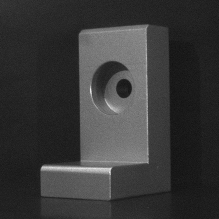
#> input picture src/figs/L.png, 219 x 219 px, found by its file name
$ jupyter execute correc6.ipynb
#> lines starting #> are read from the running program, lines starting #| are printed output that depends on the picture; after the words box and inside, x2 and y2 are one past the last pixel; in counts of white or black regions, pixels touching at a corner belong together
(correc6)=
# Correction of lab 6

## Sobel and Canny detectors

The objectives of this exercise are to:
* detect edges using Sobel and Canny detectors
* understand the influence of the parameters of these methods
* compare these methods in terms of computation time

[cell 1]
from skimage.io import imread
from skimage.filters import sobel, sobel_h, sobel_v
from skimage.feature import canny

from matplotlib.pyplot import figure, imshow, title, subplot, plot, show, plot, xlabel, ylabel, axis

import time

[cell 2]
x = imread("L.png")
#> x is the input picture: shape (219, 219); min 17, max 235, mean 56
x = x# / 255
figure
imshow(x, cmap="gray")
title("Original image")
show()

### Sobel detector

The Sobel detector performs a convolution of the image by two filters,
each allowing to obtain the gradient of the image in the two dimensions.
These two gradients can be merged to result in the right image (how are they merged?).

[cell 3]
figure(figsize=(17,10))

subplot(1,3,1)
imshow(sobel_h(x), cmap="gray")
title("Horizontal gradients (sobel_h)")

subplot(1,3,2)
imshow(sobel_v(x), cmap="gray")
title("vertical gradients (sobel_v)")

subplot(1,3,3)
imshow(sobel(x), cmap="gray")
title("Gradients (sobel)")

show()
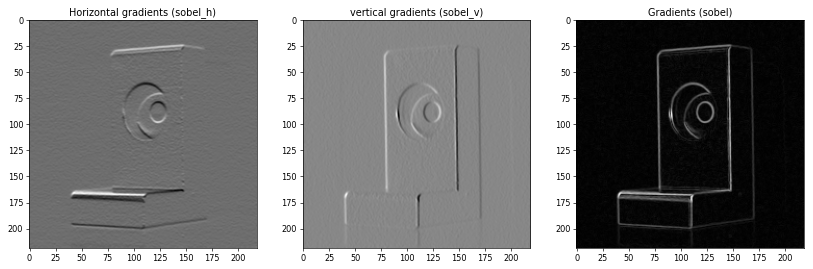
#> figure drawn by matplotlib, 3 panels

The gradient image can be thresholded to identify major contours.
The results for three threshold values are given below.

[cell 4]
y = sobel(x)
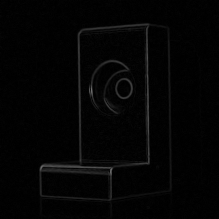
#> y: shape (219, 219) float64; min 0, max 0.432, mean 0.0173
seuils = [.02, .20, .40]

figure(figsize=(17,10))
for i, seuil in enumerate(seuils):
    z = y > seuil*y.max()
    subplot(1,3,i+1)
    imshow(z, cmap="gray")
    title(f"Sobel detector with threshold\nequals to {seuil} × max of the image")
#> this loop made 3 passes
#> pass 1, `z = y > seuil*y.max()`:
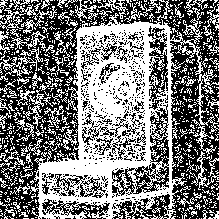
#> z: shape (219, 219) bool; 47.9% white; 727 white regions (650 under 20 px), largest, box (x1, y1, x2, y2) and area: (29, 0, 219, 219) 15630, (0, 47, 43, 81) 349, (16, 89, 44, 137) 324

* We note that the higher the threshold, the fewer contours detected (there are fewer white pixels).
  This is because fewer pixels have a gradient greater than the threshold,
  and therefore will be considered as edges.

* If the threshold is too low, then edges are detected almost everywhere.
  In particular, the background of the image being (slightly) noisy, edges can be detected there.

* On the contrary, if the threshold is too high, then there are a lot of non-detections
  even though there are hardly any false alarms left.

* In addition, even by setting the threshold high enough, some edges are still wide:
  they have a width of several pixels, which implies that the edge, although detected, is not positioned with precision.

### Canny detector

Canny detector is more complex than a simple filtering.
It includes in particular a thresholding by hysteresis, _i.e._ a decision based on two thresholds $T_{low}$ and $T_{high}$:
* the pixels of intensity lower than $T_{low}$ will not be considered as edges,
* pixels with an intensity greater than $T_{high}$ will be considered as edges,
* pixels with an intensity between $T_{low}$ and $T_{high}$ will be detected as edges
  if and only if they are neighbors of pixels whic are edges.

**Influence of the Gaussian standard deviation (`sigma`)**

[cell 5]
sigs = [0.1, 1, 5]
figure(figsize=(17,10))
for i, sig in enumerate(sigs):
    z = canny(x, sigma=sig)
    subplot(1,3,i+1)
    imshow(z, cmap="gray")
    title(f"Canny detector\nsigma = {sig}")

We observe that if `sigma` increases, then the number of edges detected is lower.
This can be explained by the fact that the first step of the Canny detector is a filtering of the image by a Gaussian
(with standard deviation `sigma`) to reduce the noise.
In consequence, the image is more blurry and therefore the edges are less marked: they are therefore more difficult to detect.

**Influence of $T_{low}$ (`low_threshold`)**

[cell 6]
seuils = [0.01, 0.05, 0.2]
seuil_haut = 0.2
figure(figsize=(17,10))
for i, seuil_bas in enumerate(seuils):
    z = canny(x, low_threshold=seuil_bas*x.max(), high_threshold=seuil_haut*x.max())
    subplot(1,3,i+1)
    imshow(z, cmap="gray")
    title(f"Canny detector\nlow_threshold = {seuil_bas*100:.0f} %,    high_threshold = {seuil_haut*100:.0f} %")

When the lower threshold increases, the number of detected edges decreases,
since there are fewer pixels whose gradient value is greater than the lower threshold.

**Influence of $T_{high}$ (`high_threshold`)**

[cell 7]
seuils = [0.1, 0.2, 0.5]
seuil_bas = 0.1
figure(figsize=(17,10))
for i, seuil_haut in enumerate(seuils):
    z = canny(x, low_threshold=seuil_bas*x.max(), high_threshold=seuil_haut*x.max())
    subplot(1,3,i+1)
    imshow(z, cmap="gray")
    title(f"Canny detector\nlow_threshold = {seuil_bas*100:.0f} %,    high_threshold = {seuil_haut*100:.0f} %")

As before, the more the higher threshold increases, the fewer edges are detected.

In conclusion, we observe that the number of detected edges decreases with the value of the thresholds, as for the Sobel detector.
Besides, the Canny detector produces fine and mostly continuous contours: detection is therefore clearer and more precise.

### Comparison of the two methods in terms of computation time

One of the steps of the Canny detector is to apply a Sobel filter.
So the Canny detector is expected to be slower than the Sobel detector.
We measure the time required for each method to detect the edges of the image.

For practical reasons, depending especially on the computer used for the test,
the results are not perfectly reproducible:
if you run the comparison twice, the computation times will differ slightly.
Therefore, it is advised to measure the computation times over many simulations (100 below).

[cell 8]
I = 100           # Number of simulations
total_sobel = 0   # Total time for the I simulations for the Sobel detector
total_canny = 0   # Total time for the I simulations for the Canny detector

for i in range(I):

    # Computation time for the Sobel detector
    tic = time.time()
    y = sobel(x)
    z = y > 0.5*y.max() # Don't forget to take thresholding into account!
    tac = time.time()
    time_sobel = tac-tic
    total_sobel += time_sobel

    # Computation time for the Canny detector
    tic = time.time()
    z = canny(x)
    tac = time.time()
    time_canny = tac-tic
    total_canny += time_canny

    # Display the computation time of the two methods (for the first 10 simulations only)
    if i<10:
        print(f"Sobel : {time_sobel*1e3:.3f} ms     Canny : {time_canny*1e3:.3f} ms")
    elif i==10:
        print("etc.")
#> this loop made 100 passes
#> pass 1, `z = y > 0.5*y.max() # Don't forget to take thresholding into account!`:
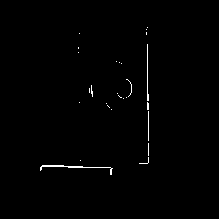
#> z: shape (219, 219) bool; 0.69% white in thin lines or dots, all inside (x1, y1, x2, y2) = (40, 27, 149, 175)
#> after the loop, total_canny = 0.286; total_sobel = 0.14

print(f"\nCanny detector is, about {total_canny/total_sobel:.0f} times slower than Sobel detector.")
#| Canny detector is, about 2 times slower than Sobel detector.

We were right: Canny detector is slower than Sobel detector.
However, the computation time remains very acceptable for images of classic size (around 15 ms),
so the time difference between the two methods is not detrimental in the majority of applications.

## Harris detector

The objective of this exercise is to detect corners using the Harris detector.

[cell 9]
from skimage.io import imread
from skimage.feature import corner_harris, corner_peaks

from matplotlib.pyplot import figure, imshow, title, subplot, plot, show, plot, xlabel, ylabel, axis, colorbar, clim

[cell 10]
x = imread("L.png")
x = x# / 255

The Harris detector can detect corners of an image, based on differences in intensity.

With the function `corner_harris`, choose `method = 'k'` and a value of $k$ between 0 and 0.2.
This results in a new image, of the same size as the original image,
whose intensities are proportional to the presence of a corner.

In the images below, the intensities are restricted to the interval $[-0.4, 0.4]$ in order to highlight the values of the image.

[cell 11]
ks = [.01, .10]
figure(figsize=(17,5))
for i, k in enumerate(ks):

    y = corner_harris(x, method='k', k=k, sigma=1)

    subplot(1,3,i+1)
    imshow(y, cmap="gray")
    clim(-0.4, 0.4)
    colorbar()
    title(f"Harris detector\nwith k = {k}")
#> this loop made 2 passes
#> pass 2, `y = corner_harris(x, method='k', k=k, sigma=1)`:
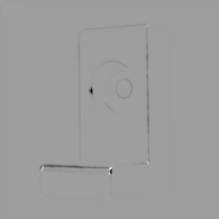
#> y: shape (219, 219) float64; min -0.744, max 0.457, mean -0.0026; drawn with min black and max white
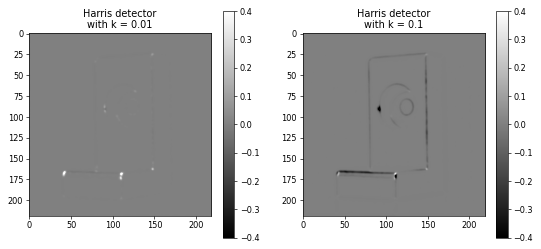
#> figure drawn by matplotlib, 4 panels

The function `corner_peaks` returns the coordinates of the strong values of the image, which correspond to the corners.
These coordinates are returned in the form of a matrix, the first column corresponds to the ordinates, the second to the abscissas.

[cell 12]
ks = [.01, .10]
figure(figsize=(17,5))
for i, k in enumerate(ks):

    y = corner_harris(x, method='k', k=k, sigma=1)
    coords = corner_peaks(y, threshold_rel=.01)

    subplot(1,3,i+1)
    imshow(x, cmap="gray")
    plot(coords[:,1], coords[:,0], color='lime', marker='+', linestyle='none')
    title(f"Result given by the function corner_peaks\nwith k = {k}")
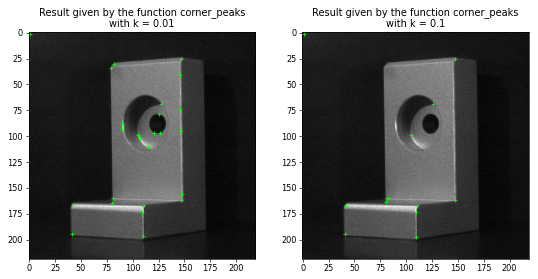
#> figure drawn by matplotlib, 2 panels

The images above correspond to the result obtained for two values of $k$ (and `threshold_rel = 0.01`).
When $k$ is large, only the sharpest corners are detected: one can see this in the image on the right.

However, not all corners of are detected: how to improve the result?

In addition, some points do not correspond to corners.
They correspond actually to pixels with very different intensity from their neighbors,
which is the definition of a corner for Harris.

## Hough transform

The objectives of this exercise are:
* to detect lines in an image with the Hough transform
* to know how to interpret a Hough transform

[cell 13]
from math import pi

from numpy import cos, sin, rad2deg

from skimage.io import imread
from skimage.feature import canny
from skimage.transform import hough_line, hough_line_peaks

from matplotlib.pyplot import figure, imshow, title, subplot, plot, show, plot, xlabel, ylabel, axis, axis

[cell 14]
x = imread("L.png")
x = x #/255

The Hough transform is applied to binary images, which must highlight the lines of the image.
Also, an edge detection is needed.
We apply the Canny detector (with the default parameters).

[cell 15]
y = canny(x)
figure
imshow(y, cmap="gray")
title("Edges (Canny)")
show()

The function `hough_line` returns the accumulator and the corresponding x-axis and y-axis.

[cell 16]
accumulator, angle, dist  = hough_line(y)
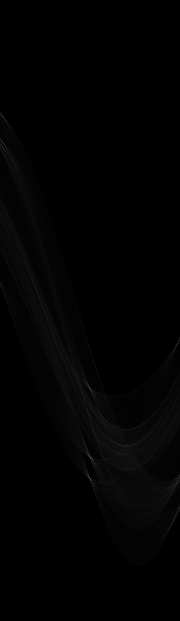
#> accumulator: shape (621, 180) uint64; min 0, max 114, mean 2.1
#> angle = 180 values from -1.57 to 1.55; dist = 621 values from -310 to 310
peaks, angles, dists = hough_line_peaks(accumulator, angle, dist, threshold=.1*accumulator.max(), num_peaks=7)
#> peaks = [114, 99, 86, 60, 60, 56, 39]; angles = [-0.0175, -0.0175, -0.0175, 1.43, -1.52, -1.52, -0.0175]; dists = [167, 146, 77, 212, -167, -193, 108]

axes = (rad2deg(angle[0]), rad2deg(angle[-1]), dist[-1], dist[0])
#> axes = (-90, 89, 310, -310)

figure(figsize=(8,6))
imshow(accumulator**.5, cmap="gray", extent=axes, aspect="auto")
xlabel('Angle (degrees)')
ylabel('Distance (pixels)')
title("Hough transform")
plot(rad2deg(angles), dists, marker='o', markeredgecolor='lime', markerfacecolor="none", linestyle="none")
show()
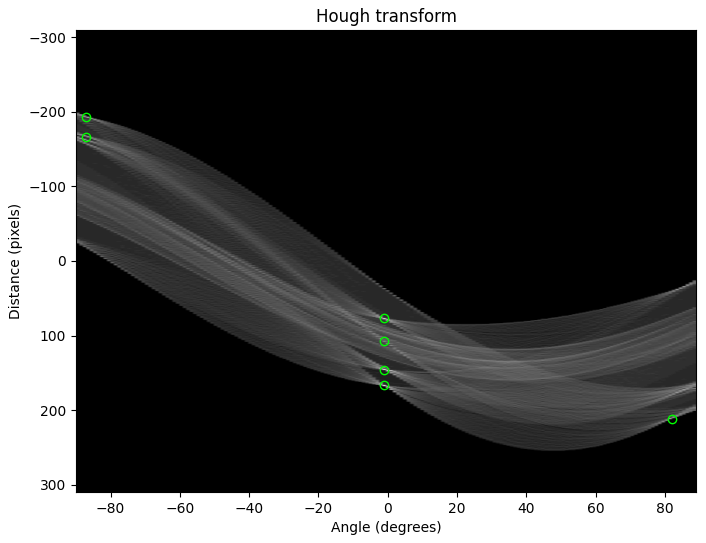
#> figure drawn by matplotlib, 1 panel

We can see clearly the sinusoids, each corresponding to a white pixel of the image of the contours
(actually, we have done an image transformation to bring out the sinusoids).
When the sinusoids intersect, they increase the intensity of the intersection pixel.
The brightest pixels of the transform correspond to the main lines of the edges.
The function `hough_line_peak` brings these pixels:
the most important are represented by the green circles on the accumulator,
and correspond to the lines shown in the image below.

[cell 17]
M, N = x.shape
#> M = 219; N = 219

figure
imshow(x, cmap="gray")

for _, angle, dist in zip(peaks, angles, dists):

    # Coordonnée de la ligne
    x0 = 0
    y0 = dist / sin(angle)
    x1 = N
    y1 = (dist - x1*cos(angle)) / sin(angle)

    # Tracé de la ligne
    plot((x0, x1), (y0, y1), color='lime')
#> this loop made 7 passes
#> (angle, dist, y0, y1) on passes 1 to 7: (-0.0175, 167, -9568.9, 2977.6), (-0.0175, 146, -8365.6, 4180.9), (-0.0175, 77, -4412, 8134.5), (1.43, 212, 214.1, 183.3), (-1.52, -167, 167.2, 178.7), (-1.52, -193, 193.3, 204.7), (-0.0175, 108, -6188.3, 6358.2)

axis((0,N,M,0))
show()
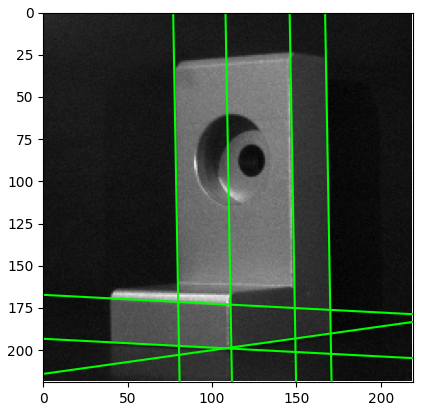
#> figure drawn by matplotlib, 1 panel
